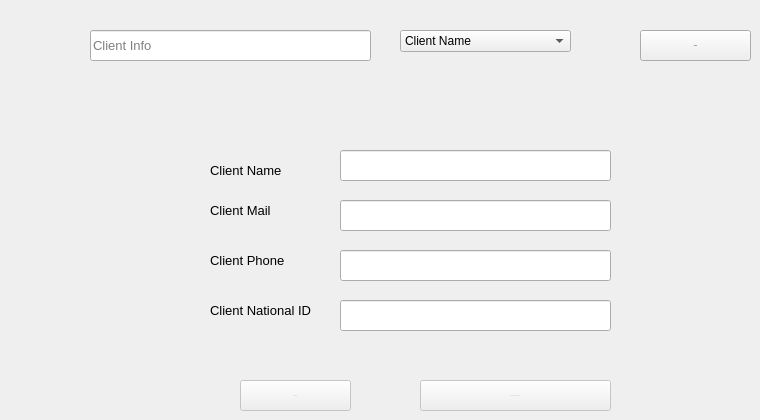
      <widget class="QWidget" name="tab_13">
       <attribute name="title">
        <string>Edit Client</string>
       </attribute>
       <widget class="QLineEdit" name="lineEdit_16">
        <property name="geometry">
         <rect>
          <x>340</x>
          <y>200</y>
          <width>271</width>
          <height>31</height>
         </rect>
        </property>
       </widget>
       <widget class="QLineEdit" name="lineEdit_17">
        <property name="geometry">
         <rect>
          <x>340</x>
          <y>150</y>
          <width>271</width>
          <height>31</height>
         </rect>
        </property>
       </widget>
       <widget class="QLabel" name="label_20">
        <property name="geometry">
         <rect>
          <x>210</x>
          <y>160</y>
          <width>71</width>
          <height>21</height>
         </rect>
        </property>
        <property name="font">
         <font>
          <pointsize>10</pointsize>
         </font>
        </property>
        <property name="text">
         <string>Client Name</string>
        </property>
       </widget>
       <widget class="QLabel" name="label_21">
        <property name="geometry">
         <rect>
          <x>210</x>
          <y>200</y>
          <width>71</width>
          <height>21</height>
         </rect>
        </property>
        <property name="font">
         <font>
          <pointsize>10</pointsize>
         </font>
        </property>
        <property name="text">
         <string>Client Mail</string>
        </property>
       </widget>
       <widget class="QLineEdit" name="lineEdit_18">
        <property name="geometry">
         <rect>
          <x>340</x>
          <y>300</y>
          <width>271</width>
          <height>31</height>
         </rect>
        </property>
       </widget>
       <widget class="QLabel" name="label_22">
        <property name="geometry">
         <rect>
          <x>210</x>
          <y>300</y>
          <width>101</width>
          <height>21</height>
         </rect>
        </property>
        <property name="font">
         <font>
          <pointsize>10</pointsize>
         </font>
        </property>
        <property name="text">
         <string>Client National ID</string>
        </property>
       </widget>
       <widget class="QLabel" name="label_23">
        <property name="geometry">
         <rect>
          <x>210</x>
          <y>250</y>
          <width>111</width>
          <height>21</height>
         </rect>
        </property>
        <property name="font">
         <font>
          <pointsize>10</pointsize>
         </font>
        </property>
        <property name="text">
         <string>Client Phone</string>
        </property>
       </widget>
       <widget class="QLineEdit" name="lineEdit_19">
        <property name="geometry">
         <rect>
          <x>340</x>
          <y>250</y>
          <width>271</width>
          <height>31</height>
         </rect>
        </property>
       </widget>
       <widget class="QPushButton" name="pushButton_16">
        <property name="enabled">
         <bool>false</bool>
        </property>
        <property name="geometry">
         <rect>
          <x>420</x>
          <y>380</y>
          <width>191</width>
          <height>31</height>
         </rect>
        </property>
        <property name="font">
         <font>
          <pointsize>-1</pointsize>
         </font>
        </property>
        <property name="text">
         <string>Save Client Information</string>
        </property>
       </widget>
       <widget class="QPushButton" name="pushButton_17">
        <property name="geometry">
         <rect>
          <x>640</x>
          <y>30</y>
          <width>111</width>
          <height>31</height>
         </rect>
        </property>
        <property name="font">
         <font>
          <pointsize>-1</pointsize>
         </font>
        </property>
        <property name="text">
         <string>Search</string>
        </property>
       </widget>
       <widget class="QComboBox" name="comboBox_11">
        <property name="geometry">
         <rect>
          <x>400</x>
          <y>30</y>
          <width>171</width>
          <height>22</height>
         </rect>
        </property>
        <item>
         <property name="text">
          <string>Client Name</string>
         </property>
        </item>
        <item>
         <property name="text">
          <string>Client Mail</string>
         </property>
        </item>
        <item>
         <property name="text">
          <string>Client Phone</string>
         </property>
        </item>
        <item>
         <property name="text">
          <string>Client National ID</string>
         </property>
        </item>
       </widget>
       <widget class="QLineEdit" name="lineEdit_20">
        <property name="geometry">
         <rect>
          <x>90</x>
          <y>30</y>
          <width>281</width>
          <height>31</height>
         </rect>
        </property>
        <property name="font">
         <font>
          <pointsize>10</pointsize>
         </font>
        </property>
        <property name="placeholderText">
         <string>Client Info</string>
        </property>
       </widget>
       <widget class="QPushButton" name="pushButton_18">
        <property name="enabled">
         <bool>false</bool>
        </property>
        <property name="geometry">
         <rect>
          <x>240</x>
          <y>380</y>
          <width>111</width>
          <height>31</height>
         </rect>
        </property>
        <property name="font">
         <font>
          <pointsize>-1</pointsize>
         </font>
        </property>
        <property name="text">
         <string>Remove</string>
        </property>
       </widget>
      </widget>
